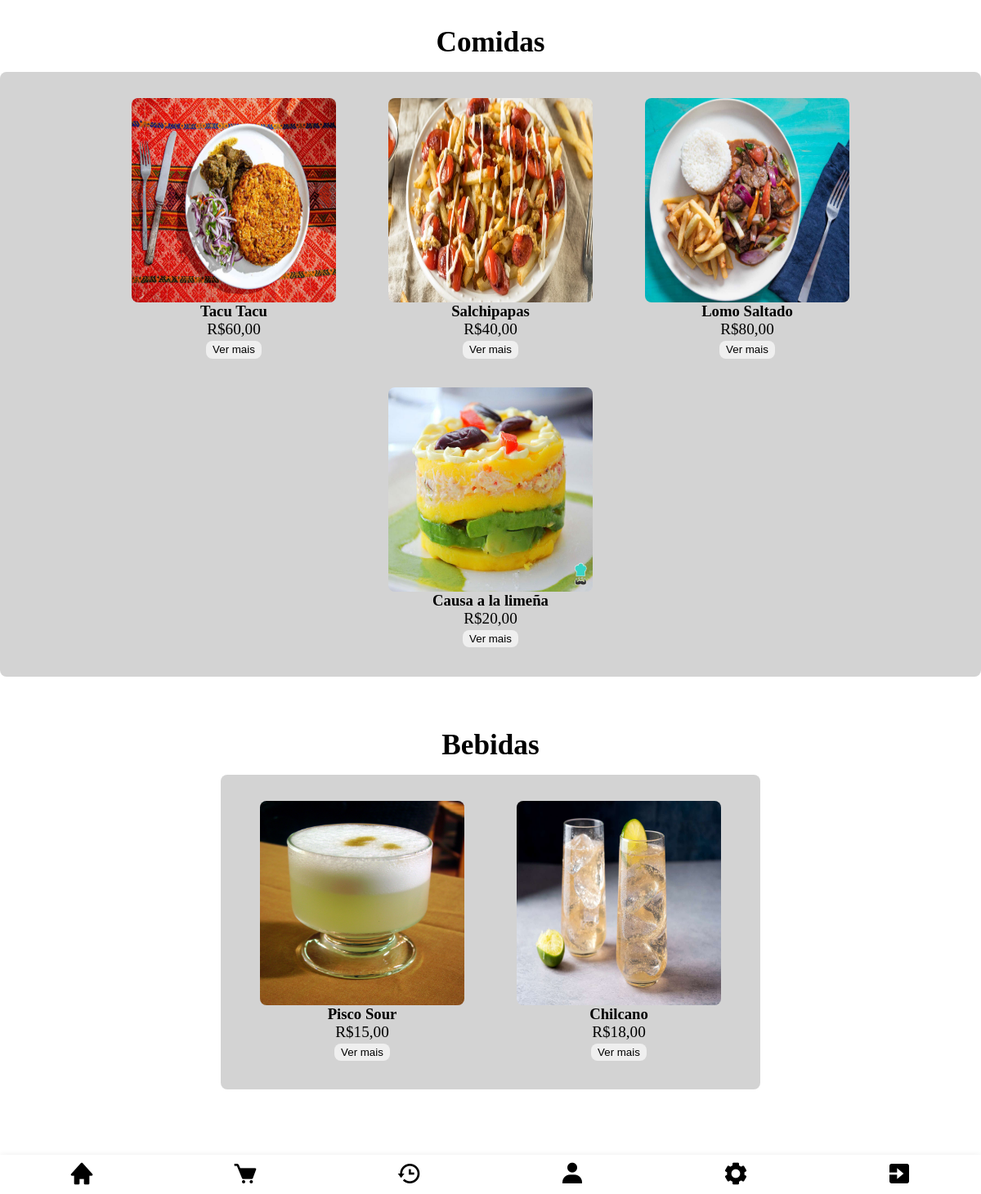
The page / (signed in) on the database its author committed.
### tables this page shows
CREATE TABLE `dishes` (
  `id` int(11) NOT NULL,
  `name` varchar(50) NOT NULL,
  `price` float NOT NULL,
  `description` varchar(255) NOT NULL,
  `size` varchar(50) NOT NULL,
  `is_drink` tinyint(1) NOT NULL,
  `img` varchar(255) NOT NULL,
  `created_at` datetime DEFAULT current_timestamp()
);

### utils/Database.php (called while the page is built, shortened)
<?php
class Database {
    private static $conn = null;
    public static function getConnection() {
        if (self::$conn === null) {
            self::$conn = new \PDO(
                "mysql:host=localhost;dbname=lanchonete",
                'root',
                ''
            );
        }
        return self::$conn;
    }
    public static function select($table, $columns, $conditions = [], $orderBy = "") {
        $conn = self::getConnection();
        $query = "SELECT " . implode(', ', $columns) . " FROM $table";
        if (!empty($conditions)) {
            $where = [];
            foreach ($conditions as $column => $value) {
                $where[] = "$column = ?";
            }
            $query .= " WHERE " . implode(' AND ', $where);
        }
        $stmt = $conn->prepare($query);
        $stmt->execute(array_values($conditions));
        return $stmt->fetchAll();
    }
}
?>

### index.php (the view)
<?php
    include("header.php");
    require_once("utils/Database.php");
    $dishes = Database::select('dishes', ['*'], ['is_drink' => false]);
    $drinks = Database::select('dishes', ['*'], ['is_drink' => true]);
?>
<div>
    <h1 class="title">Comidas</h1>
    <section class="dishList">
        <?php if($dishes) { foreach($dishes as $dish) {  ?>
        <div class="dishBox" onclick="window.location.href=`dish.php?id=<?= $dish['id'] ?>`">
            <img class="img" src="images/<?= $dish['img'] ?>">
            <h3><?= $dish['name'] ?></h3>
            <p>R$<?= number_format((float)$dish['price'], 2, ',') ?></p>
            <button>Ver mais</button>
        </div>
        <?php } } ?>
    </section>
</div>
<div>
    <h1 class="title">Bebidas</h1>
    <section class="dishList">
        <?php if($drinks) { foreach($drinks as $drink) {  ?>
        <div class="dishBox" onclick="window.location.href=`dish.php?id=<?= $dish['id'] ?>`">
            <img class="img" src="images/<?= $drink['img'] ?>">
            <h3><?= $drink['name'] ?></h3>
            <p>R$<?= number_format((float)$drink['price'], 2, ',') ?></p>
            <button>Ver mais</button>
        </div>
        <?php } } ?>
    </section>
</div>
<?php include("footer.php");?>

### style.css (style rules this page uses)
* { margin: 0; padding: 0; box-sizing: border-box; }
html, body { height: 100%; width: 100%; }
.title { text-align: center; font-size: 2.2rem; margin: 1rem; }
.dishList { display: flex; justify-content: center; align-items: center; flex-wrap: wrap; border-radius: 0.5rem; background-color: lightgray; padding: 1rem; margin-bottom: 3rem; }
.dishBox { margin: 1rem; cursor: pointer; display: flex; flex-direction: column; justify-content: center; align-items: center; border-radius: 0.5rem; padding: 0 1rem; }
.img { width: 250px; height: 250px; border-radius: 0.5rem; }
.dishBox p { font-size: 1.2rem; }
.dishBox button { cursor: pointer; padding: 0.2rem 0.5rem; margin: 0.2rem; outline: none; border: none; border-radius: 0.5rem; }

### rows shown on the page
dishes: img (picture), name "Tacu Tacu", price "60,00"
dishes: img (picture), name "Salchipapas", price "40,00"
dishes: img (picture), name "Lomo Saltado", price "80,00"
dishes: img (picture), name "Causa a la limeña", price "20,00"
dishes: img (picture), name "Pisco Sour", price "15,00"
dishes: img (picture), name "Chilcano", price "18,00"
